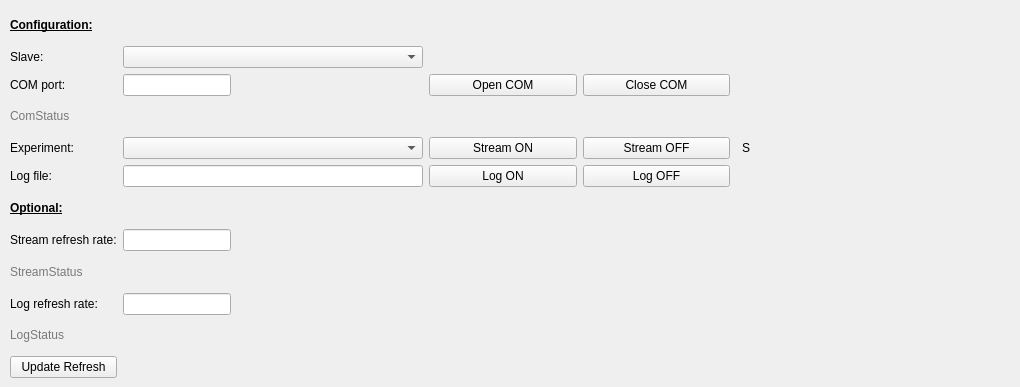
    <widget class="QWidget" name="config">
     <attribute name="title">
      <string>Config</string>
     </attribute>
     <widget class="QWidget" name="gridLayoutWidget">
      <property name="geometry">
       <rect>
        <x>10</x>
        <y>10</y>
        <width>1001</width>
        <height>368</height>
       </rect>
      </property>
      <layout class="QGridLayout" name="gridLayout">
       <property name="rightMargin">
        <number>0</number>
       </property>
       <item row="3" column="0" colspan="4">
        <widget class="QLabel" name="comStatusTxt">
         <property name="minimumSize">
          <size>
           <width>0</width>
           <height>0</height>
          </size>
         </property>
         <property name="text">
          <string>&lt;html&gt;&lt;head/&gt;&lt;body&gt;&lt;p&gt;&lt;span style=&quot; color:#797979;&quot;&gt;ComStatus&lt;/span&gt;&lt;/p&gt;&lt;/body&gt;&lt;/html&gt;</string>
         </property>
        </widget>
       </item>
       <item row="2" column="2">
        <widget class="QPushButton" name="openComButton">
         <property name="sizePolicy">
          <sizepolicy hsizetype="Expanding" vsizetype="Fixed">
           <horstretch>0</horstretch>
           <verstretch>0</verstretch>
          </sizepolicy>
         </property>
         <property name="text">
          <string>Open COM</string>
         </property>
        </widget>
       </item>
       <item row="4" column="3">
        <widget class="QPushButton" name="streamOFF_master_button">
         <property name="text">
          <string>Stream OFF</string>
         </property>
        </widget>
       </item>
       <item row="11" column="0">
        <widget class="QLabel" name="stdelaytxt">
         <property name="text">
          <string>Stream refresh rate:</string>
         </property>
        </widget>
       </item>
       <item row="0" column="0" colspan="2">
        <widget class="QLabel" name="label_18">
         <property name="sizePolicy">
          <sizepolicy hsizetype="Preferred" vsizetype="Fixed">
           <horstretch>0</horstretch>
           <verstretch>0</verstretch>
          </sizepolicy>
         </property>
         <property name="minimumSize">
          <size>
           <width>0</width>
           <height>30</height>
          </size>
         </property>
         <property name="text">
          <string>&lt;html&gt;&lt;head/&gt;&lt;body&gt;&lt;p&gt;&lt;span style=&quot; font-weight:600; text-decoration: underline;&quot;&gt;Configuration:&lt;/span&gt;&lt;/p&gt;&lt;/body&gt;&lt;/html&gt;</string>
         </property>
        </widget>
       </item>
       <item row="2" column="3">
        <widget class="QPushButton" name="closeComButton">
         <property name="sizePolicy">
          <sizepolicy hsizetype="Expanding" vsizetype="Fixed">
           <horstretch>0</horstretch>
           <verstretch>0</verstretch>
          </sizepolicy>
         </property>
         <property name="text">
          <string>Close COM</string>
         </property>
        </widget>
       </item>
       <item row="4" column="1">
        <widget class="QComboBox" name="StreamSelectComboBox">
         <property name="currentText">
          <string/>
         </property>
        </widget>
       </item>
       <item row="1" column="1">
        <widget class="QComboBox" name="SlaveSelectComboBox">
         <property name="currentText">
          <string/>
         </property>
        </widget>
       </item>
       <item row="15" column="0">
        <widget class="QPushButton" name="updateRefreshButton">
         <property name="text">
          <string>Update Refresh</string>
         </property>
        </widget>
       </item>
       <item row="13" column="0">
        <widget class="QLabel" name="stdelaytxt_2">
         <property name="text">
          <string>Log refresh rate:</string>
         </property>
        </widget>
       </item>
       <item row="2" column="1">
        <widget class="QLineEdit" name="comPortTxt">
         <property name="sizePolicy">
          <sizepolicy hsizetype="Fixed" vsizetype="Fixed">
           <horstretch>0</horstretch>
           <verstretch>0</verstretch>
          </sizepolicy>
         </property>
         <property name="minimumSize">
          <size>
           <width>100</width>
           <height>0</height>
          </size>
         </property>
         <property name="toolTip">
          <string/>
         </property>
        </widget>
       </item>
       <item row="1" column="0">
        <widget class="QLabel" name="comport_2">
         <property name="text">
          <string>Slave:</string>
         </property>
        </widget>
       </item>
       <item row="4" column="0">
        <widget class="QLabel" name="comport_3">
         <property name="text">
          <string>Experiment:</string>
         </property>
        </widget>
       </item>
       <item row="6" column="3">
        <widget class="QPushButton" name="logOFF_master_button">
         <property name="text">
          <string>Log OFF</string>
         </property>
        </widget>
       </item>
       <item row="6" column="0">
        <widget class="QLabel" name="label_3">
         <property name="text">
          <string>Log file:</string>
         </property>
        </widget>
       </item>
       <item row="13" column="1">
        <widget class="QLineEdit" name="logRefreshTxt">
         <property name="sizePolicy">
          <sizepolicy hsizetype="Fixed" vsizetype="Fixed">
           <horstretch>0</horstretch>
           <verstretch>0</verstretch>
          </sizepolicy>
         </property>
         <property name="minimumSize">
          <size>
           <width>100</width>
           <height>0</height>
          </size>
         </property>
         <property name="toolTip">
          <string/>
         </property>
         <property name="alignment">
          <set>Qt::AlignRight|Qt::AlignTrailing|Qt::AlignVCenter</set>
         </property>
        </widget>
       </item>
       <item row="12" column="0" colspan="3">
        <widget class="QLabel" name="streamRefreshStatusTxt">
         <property name="minimumSize">
          <size>
           <width>0</width>
           <height>0</height>
          </size>
         </property>
         <property name="text">
          <string>&lt;html&gt;&lt;head/&gt;&lt;body&gt;&lt;p&gt;&lt;span style=&quot; color:#797979;&quot;&gt;StreamStatus&lt;/span&gt;&lt;/p&gt;&lt;/body&gt;&lt;/html&gt;</string>
         </property>
        </widget>
       </item>
       <item row="2" column="0">
        <widget class="QLabel" name="comport">
         <property name="text">
          <string>COM port:</string>
         </property>
        </widget>
       </item>
       <item row="6" column="2">
        <widget class="QPushButton" name="logON_master_button">
         <property name="text">
          <string>Log ON</string>
         </property>
        </widget>
       </item>
       <item row="6" column="1">
        <widget class="QLineEdit" name="logFileTxt">
         <property name="sizePolicy">
          <sizepolicy hsizetype="Fixed" vsizetype="Fixed">
           <horstretch>0</horstretch>
           <verstretch>0</verstretch>
          </sizepolicy>
         </property>
         <property name="minimumSize">
          <size>
           <width>300</width>
           <height>0</height>
          </size>
         </property>
        </widget>
       </item>
       <item row="15" column="4">
        <spacer name="horizontalSpacer_3">
         <property name="orientation">
          <enum>Qt::Horizontal</enum>
         </property>
         <property name="sizeType">
          <enum>QSizePolicy::Fixed</enum>
         </property>
         <property name="sizeHint" stdset="0">
          <size>
           <width>275</width>
           <height>20</height>
          </size>
         </property>
        </spacer>
       </item>
       <item row="4" column="2">
        <widget class="QPushButton" name="streamON_master_button">
         <property name="text">
          <string>Stream ON</string>
         </property>
        </widget>
       </item>
       <item row="9" column="0" colspan="2">
        <widget class="QLabel" name="label_20">
         <property name="sizePolicy">
          <sizepolicy hsizetype="Preferred" vsizetype="Fixed">
           <horstretch>0</horstretch>
           <verstretch>0</verstretch>
          </sizepolicy>
         </property>
         <property name="minimumSize">
          <size>
           <width>0</width>
           <height>30</height>
          </size>
         </property>
         <property name="text">
          <string>&lt;html&gt;&lt;head/&gt;&lt;body&gt;&lt;p&gt;&lt;span style=&quot; font-weight:600; text-decoration: underline;&quot;&gt;Optional:&lt;/span&gt;&lt;/p&gt;&lt;/body&gt;&lt;/html&gt;</string>
         </property>
        </widget>
       </item>
       <item row="11" column="1">
        <widget class="QLineEdit" name="streamRefreshTxt">
         <property name="sizePolicy">
          <sizepolicy hsizetype="Fixed" vsizetype="Fixed">
           <horstretch>0</horstretch>
           <verstretch>0</verstretch>
          </sizepolicy>
         </property>
         <property name="minimumSize">
          <size>
           <width>100</width>
           <height>0</height>
          </size>
         </property>
         <property name="toolTip">
          <string/>
         </property>
         <property name="alignment">
          <set>Qt::AlignRight|Qt::AlignTrailing|Qt::AlignVCenter</set>
         </property>
        </widget>
       </item>
       <item row="14" column="0" colspan="3">
        <widget class="QLabel" name="logRefreshStatusTxt">
         <property name="minimumSize">
          <size>
           <width>0</width>
           <height>0</height>
          </size>
         </property>
         <property name="text">
          <string>&lt;html&gt;&lt;head/&gt;&lt;body&gt;&lt;p&gt;&lt;span style=&quot; color:#797979;&quot;&gt;LogStatus&lt;/span&gt;&lt;/p&gt;&lt;/body&gt;&lt;/html&gt;</string>
         </property>
        </widget>
       </item>
       <item row="4" column="4">
        <widget class="QLabel" name="label_stream_status">
         <property name="sizePolicy">
          <sizepolicy hsizetype="Fixed" vsizetype="Minimum">
           <horstretch>0</horstretch>
           <verstretch>0</verstretch>
          </sizepolicy>
         </property>
         <property name="minimumSize">
          <size>
           <width>20</width>
           <height>0</height>
          </size>
         </property>
         <property name="baseSize">
          <size>
           <width>30</width>
           <height>0</height>
          </size>
         </property>
         <property name="text">
          <string>S</string>
         </property>
         <property name="alignment">
          <set>Qt::AlignCenter</set>
         </property>
        </widget>
       </item>
      </layout>
     </widget>
    </widget>
